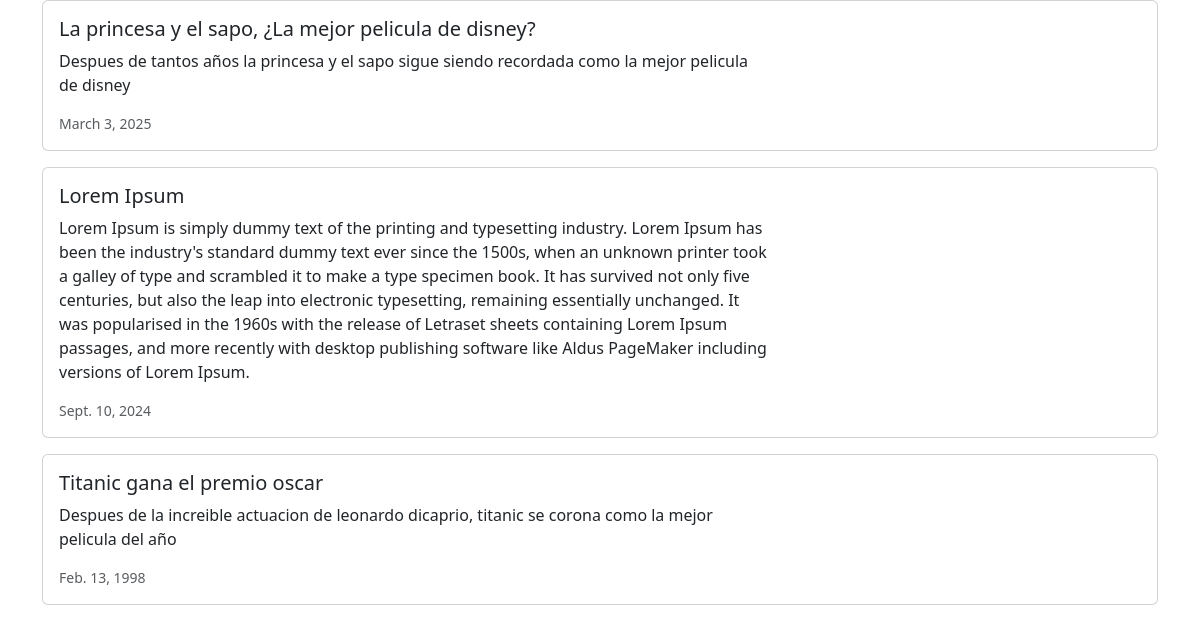
Page /news/ on the committed database.
### news/models.py (models this page shows, shortened)
class News(models.Model):
    headline = models.CharField(max_length=200)
    body = models.TextField()
    date = models.DateField()

### news/views.py (the view)
# urls.py: path('news/', include('news.urls')),
def news(request):
    newss = News.objects.all().order_by('-date')
    return render(request, 'news.html', {'newss':newss})

### news/templates/news.html (shortened to what this page needs)
<head>
    <link href="https://cdn.jsdelivr.net/npm/bootstrap@5.3.3/dist/css/bootstrap.min.css" rel="stylesheet">
</head>
<div class="container">
{% for news in newss %}
<div class="card mb-3">
    <div class="row g-0">
      <div class="col-md-8">
        <div class="card-body">
          <h5 class="card-title">{{ news.headline }}</h5>
          <p class="card-text">{{ news.body }}</p>
          <p class="card-text"><small class="text-body-secondary">{{ news.date }}</small></p>
        </div>
      </div>
    </div>
</div>
{% endfor %}
</div>

### rows in the picture
News: headline "La princesa y el sapo, ¿La mejor pelicula de disney?", body "Despues de tantos años la princesa y el sapo sigue siendo recordada como la mejor pelicula de disney", date "March 3, 2025"
News: headline "Lorem Ipsum", body "Lorem Ipsum is simply dummy text of the printing and typesetting industry. Lorem Ipsum has been the industry's standard dummy text ever since the 1500s, when an unknown printer took a galley of type and scrambled it to make a type specimen book. It has survived not only five centuries, but also the leap into electronic typesetting, remaining essentially unchanged. It was popularised in the 1960s with the release of Letraset sheets containing Lorem Ipsum passages, and more recently with desktop publishing software like Aldus PageMaker including versions of Lorem Ipsum.", date "Sept. 10, 2024"
News: headline "Titanic gana el premio oscar", body "Despues de la increible actuacion de leonardo dicaprio, titanic se corona como la mejor pelicula del año", date "Feb. 13, 1998"
